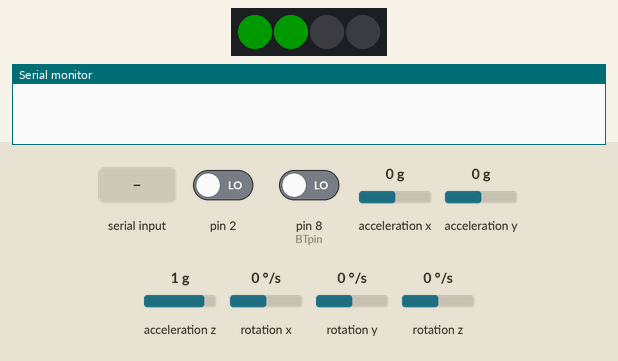
Simulated run of this sketch. Board: Arduino Uno, built with avr-gcc and run on an emulated ATmega328P. On the bench: 4 RGB LEDs in strip order, left to right, the last lines printed to the serial monitor. The test bench sets the inputs (shaded band); at power-on: acceleration y 0 g, acceleration z 1 g, pin 2 LOW, pin 8 (BTpin) LOW, acceleration x 0 g, rotation x 0 °/s, rotation y 0 °/s, rotation z 0 °/s. Dim RGB values are drawn brighter than linear; the local clock reads 2024-03-15 10:24:30 at power-on unless the sketch sets it; storage starts empty; the sensor or clock chip raises its interrupt line as the real part does.

Above: at 6.7 s.
6.8 s: "0," received over the second serial link
At 7.2 s:
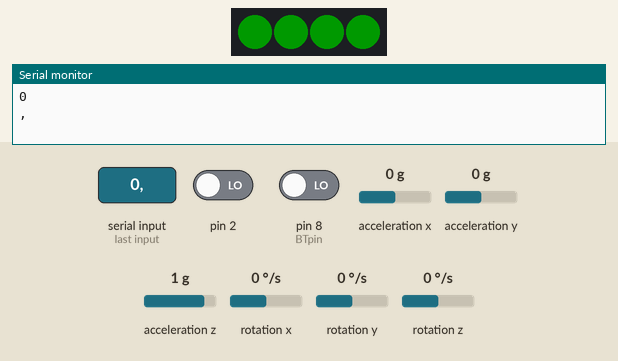
8.3 s: acceleration y set to -1.4 g
At 10.5 s:
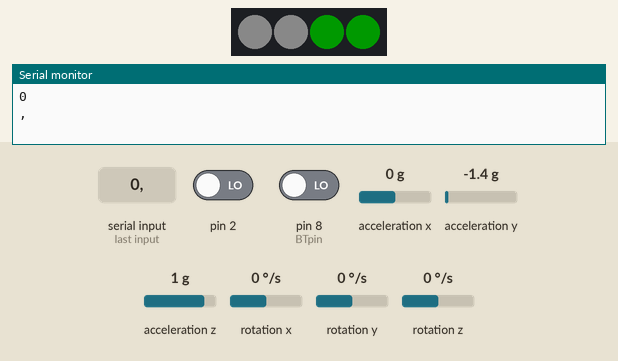
10.9 s: "1," received over the second serial link
At 11.9 s:
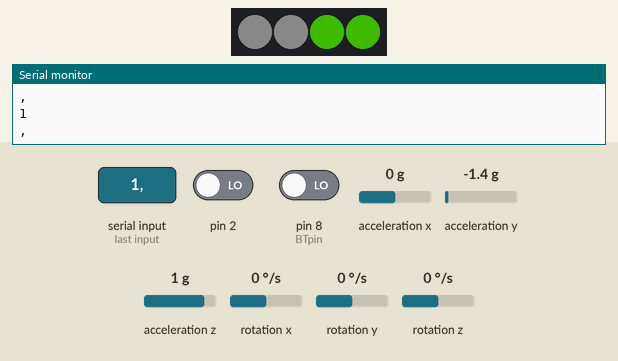
12.4 s: acceleration z set to 1.4 g
At 15.0 s:
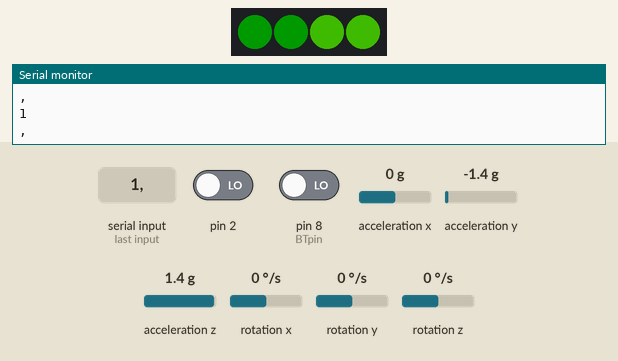
15.3 s: acceleration z set to -1.4 g
At 17.8 s:
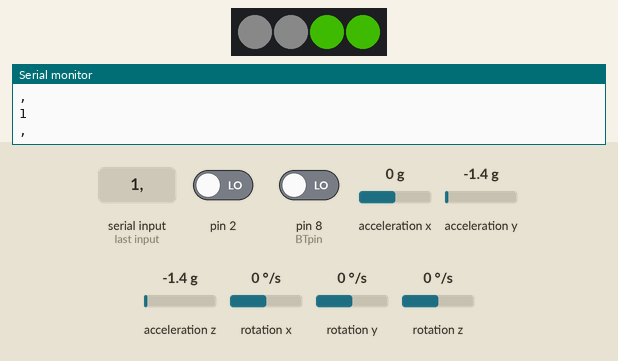
Timing chart, 0 to 19.3 s (numbered marks = the images above; inputs shaded):
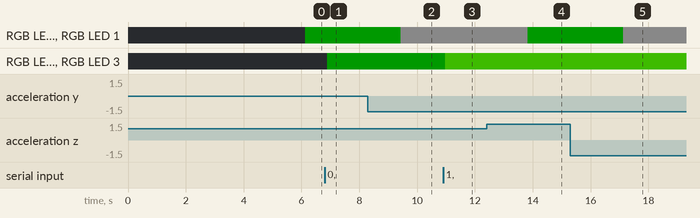

The sketch:

Led_strip_twice_ac.ino
```cpp
#include <SoftwareSerial.h>
#include <virtuabotixRTC.h>
#include "I2Cdev.h"
#include "SdFat.h"
#include <PololuLedStrip.h>

PololuLedStrip<9> ledStrip;
rgb_color colors[4];


#define SD_CS_PIN 10
SdFat SD;
File myFile;
#include "MPU6050_6Axis_MotionApps20.h"

MPU6050 mpu;

#define OUTPUT_READABLE_YAWPITCHROLL
#define OUTPUT_READABLE_REALACCEL

#define PIN_CLK 7
#define PIN_DAT 6
#define PIN_RST 5
virtuabotixRTC my_rtc(PIN_CLK, PIN_DAT, PIN_RST);

//for Bluetooth device
int BTpin = 8;
SoftwareSerial mySerial(4, 3); // RX, TX


// MPU control/status vars
bool dmpReady = false;  // set true if DMP init was successful
uint8_t mpuIntStatus;   // holds actual interrupt status byte from MPU
uint8_t devStatus;      // return status after each device operation (0 = success, !0 = error)
uint16_t packetSize;    // expected DMP packet size (default is 42 bytes)
uint16_t fifoCount;     // count of all bytes currently in FIFO
uint8_t fifoBuffer[64]; // FIFO storage buffer

// orientation/motion vars
Quaternion q;           // [w, x, y, z]         quaternion container
VectorInt16 aa;         // [x, y, z]            accel sensor measurements
VectorInt16 aaReal;     // [x, y, z]            gravity-free accel sensor measurements
VectorInt16 aaWorld;    // [x, y, z]            world-frame accel sensor measurements
VectorFloat gravity;    // [x, y, z]            gravity vector
//float euler[3];         // [psi, theta, phi]    Euler angle container
float ypr[3];           // [yaw, pitch, roll]   yaw/pitch/roll container and gravity vector
VectorInt16 realGyro;         // [x, y, z]            accel sensor measurements

//for classification
int i=0, MaxRoll, MinRoll, GapRoll, MaxYaw, MinYaw, GapYaw;
uint16_t  rest = 0, run = 0, stand = 0, walk = 0;
int roll[10], yaw[10];
int activity;

volatile bool mpuInterrupt = false;     // indicates whether MPU interrupt pin has gone high
void dmpDataReady() {
    mpuInterrupt = true;
}

int freeRam ()
{
  extern int __heap_start, *__brkval;
  int v;
  return (int) &v - (__brkval == 0 ? (int) &__heap_start : (int) __brkval);
}

// ================================================================
// ===                      INITIAL SETUP                       ===
// ================================================================

void setup() {
  // set the BTpin for input
   Serial.begin(9600);
   mySerial.begin(9600);
   pinMode(BTpin, INPUT);
   //seconds, minutes, hours, day of the week, day of the month, month, year
   //my_rtc.setDS1302Time(0,50,14,9,13,11,2018);

   // see if the card is present and can be initialized:
   if (!SD.begin(SD_CS_PIN)) {
      //Serial.println("SD failed");
      return;
    }
    Wire.begin();

  while (!Serial);
  // initialize device
    //Serial.println(F("Initializing I2C devices..."));
    mpu.initialize();

  // verify connection
  delay(3000);

  devStatus = mpu.dmpInitialize();

    // supply your own gyro offsets here, scaled for min sensitivity
    mpu.setXAccelOffset(-1771);
    mpu.setYAccelOffset(-310);
    mpu.setZAccelOffset(1394);
    mpu.setXGyroOffset(50);
    mpu.setYGyroOffset(34);
    mpu.setZGyroOffset(42);

  if (devStatus == 0) {
        // turn on the DMP, now that it's ready

        mpu.setDMPEnabled(true);

        // enable Arduino interrupt detection

        attachInterrupt(0, dmpDataReady, RISING);
        mpuIntStatus = mpu.getIntStatus();

        // set our DMP Ready flag so the main loop() function knows it's okay to use it

        dmpReady = true;

        // get expected DMP packet size for later comparison
        packetSize = mpu.dmpGetFIFOPacketSize();
    }
  // see if the card is present and can be initialized:
  delay(500);
  //freeRam ();
}


// ================================================================
// ===                    MAIN PROGRAM LOOP                     ===
// ================================================================

uint32_t timer = millis();
uint32_t SDtimer = millis();
uint32_t BLtimer = millis();

void loop() {
    my_rtc.updateTime();

  // if programming failed, don't try to do anything
    if (!dmpReady) return;

    // reset interrupt flag and get INT_STATUS byte
    mpuInterrupt = false;
    mpuIntStatus = mpu.getIntStatus();

    // get current FIFO count
    fifoCount = mpu.getFIFOCount();


    // check for overflow (this should never happen unless our code is too inefficient)
    if ((mpuIntStatus & 0x10) || fifoCount == 1024) {
        // reset so we can continue cleanly
        mpu.resetFIFO();
        //Serial.println(F("FIFO overflow!"));

    // otherwise, check for DMP data ready interrupt (this should happen frequently)
    } else if (mpuIntStatus & 0x02) {
        // wait for correct available data length, should be a VERY short wait
        while (fifoCount < packetSize) fifoCount = mpu.getFIFOCount();

        // read a packet from FIFO
        mpu.getFIFOBytes(fifoBuffer, packetSize);

        // track FIFO count here in case there is > 1 packet available
        // (this lets us immediately read more without waiting for an interrupt)
        fifoCount -= packetSize;
/********************************************SD card and bluetooth manipulation fuction*******************************************/


        #ifdef OUTPUT_READABLE_YAWPITCHROLL
           // display Euler angles in degrees
            mpu.dmpGetQuaternion(&q, fifoBuffer);
            mpu.dmpGetGravity(&gravity, &q);
            mpu.dmpGetYawPitchRoll(ypr, &q, &gravity);
//            Serial.print("ypr\t");
//            Serial.print(ypr[0] * 180/M_PI);
//            Serial.print("\t");
//            Serial.print(ypr[1] * 180/M_PI);
//            Serial.print("\t");
//            Serial.println(ypr[2] * 180/M_PI);


            //Serial.print("Gyro Y: "); Serial.println(gy_y);
            //Serial.print("Accl Y: "); Serial.println(ac_y);
            cls();
        #endif
    }
       if (digitalRead(BTpin)==HIGH){
                   if (SD.exists("test_2.txt")) {
                     myFile = SD.open("test_2.txt"); // open "file.txt" to read data
                      // Serial.println("--- Reading start ---");
                     while((myFile.available() != -1) && (myFile.available()>0)){
                         String sdactivity = myFile.readStringUntil(',');
                         String sdYears = myFile.readStringUntil(',');
                         String sdMonth = myFile.readStringUntil(',');
                         String sdDMonth = myFile.readStringUntil(',');
                         String sdHours = myFile.readStringUntil(',');
                         String sdMins = myFile.readStringUntil(',');
                         String sdSec = myFile.readStringUntil(',');
                         String behaf = myFile.readStringUntil('\n');

                         mySerial.print("[" + sdactivity + "," +  sdYears + "," +  sdMonth + "," +  sdDMonth + "," +  sdHours + "," +  sdMins + "," +  sdSec + "]\n");
                         delay(500);
                     } // close the file:
                     myFile.close();
                     SD.remove("test_2.txt");
                     delay(100);
                   } else {
                        if (BLtimer > millis())  BLtimer = millis();
                          if (millis() - BLtimer > 1000) {
                            BLtimer = millis(); // reset the timer
                            mySerial.print("[" + String(activity) + "]\n");
                          }
                   }
       }
       else{
        SDCARD_W(activity);
       }

      if (mySerial.available()){char inChar = (char)mySerial.read();
          Serial.println(inChar);
          if(inChar == '0'){HealthSetColor(0,25,0);}
          else if(inChar == '1'){HealthSetColor(25,75,0);}
      }
//

}

void SDCARD_W (int activity)
{
  if (SDtimer > millis())  SDtimer = millis();
     if (millis() - SDtimer > 1000) {
        SDtimer = millis(); // reset the timer
        myFile = SD.open("test_2.txt", FILE_WRITE);
        if(myFile)
        {
          myFile.print(activity);
          myFile.print(",");
          myFile.print(my_rtc.year);
          myFile.print(",");
          myFile.print(my_rtc.month);
          myFile.print(",");
          myFile.print(my_rtc.dayofmonth);
          myFile.print(",");
          myFile.print(my_rtc.hours);
          myFile.print(",");
          myFile.print(my_rtc.minutes);
          myFile.print(",");
          myFile.print(my_rtc.seconds);
          myFile.print(",");
          myFile.println(0);
          myFile.close();
        }
     }
  }


/********************************************activity led fuction******************************************************/
void ActivitySetColor(int red1, int green1, int blue1)
{
  rgb_color color;
  color.red = red1;
  color.green = green1;
  color.blue = blue1;

    // Update the colors buffer.
      for(uint16_t i = 0; i < 2; i++)
      {
        colors[i] = color;
      }
      // Write to the LED strip.
      ledStrip.write(colors, 4);
}

/********************************************health led fuction******************************************************/
void HealthSetColor(int red1, int green1, int blue1)
{
  rgb_color color;
  color.red = red1;
  color.green = green1;
  color.blue = blue1;

    // Update the colors buffer.
      for(uint16_t i = 2; i < 4; i++)
      {
        colors[i] = color;
      }
      // Write to the LED strip.
      ledStrip.write(colors, 4);
}

/********************************************Classification fuction******************************************************/
void cls()
{
    if (timer > millis())  timer = millis();
     if (millis() - timer > 10) {
        timer = millis(); // reset the timer
            roll[i] = ypr[2] * 180/M_PI;
            yaw[i] = ypr[1] * 180/M_PI;
            //Serial.print("Gyro Y: "); Serial.println(gy_y);
            //Serial.print("Accl Y: "); Serial.println(ac_y);
            i++;
             if(i == 10 ) {
               MaxRoll = roll[0];
               MinRoll = roll[0];
               MaxYaw = yaw[0];
               MinYaw = yaw[0];
               for(int j = 0 ; j < 10; j++){
                  if(MaxRoll < roll[j]) MaxRoll = roll[j];
                  if(MinRoll > roll[j]) MinRoll = roll[j];
                  if(MaxYaw < yaw[j]) MaxYaw = yaw[j];
                  if(MinYaw > yaw[j]) MinYaw = yaw[j];
                  if(roll[j] > 45 || roll[j] < -45) rest =rest + 1;
               }

               GapRoll = MaxRoll - MinRoll;
               GapYaw = MaxRoll - MinRoll;
               if(rest == 10) { activity = 3; ActivitySetColor(10, 10, 10);  GapRoll = -1; stand = 0; walk = 0; run = 0;} //resting
               if((GapRoll>=0 && GapRoll <=10) && (GapYaw>=0 && GapYaw <=10)) { stand++; if(stand >= 2){activity = 2; stand = 0; walk = 0; run = 0; ActivitySetColor(0, 25, 0); }} //standing
               if((GapRoll <40 && GapRoll >10) && (GapYaw <40 && GapYaw >10)) { walk++; if(walk >= 2){activity = 1; stand = 0; walk = 0; run = 0; ActivitySetColor(0, 0, 25); }} //walking
               if(GapRoll >= 40 && GapYaw >= 40)  {run++; if(run >= 2){activity = 0; stand = 0; walk = 0; run = 0; ActivitySetColor(25, 0, 0); }} //running
               i = 0;
               rest = 0;
             }
             delay(98);
     }
}
```

Measured:
- after the input at 6.8 s, RGB LED 2, RGB LED 3: off → RGB(0, 25, 0) after 0.09 s
- after the input at 8.3 s, RGB LED 0, RGB LED 1: RGB(0, 25, 0) → RGB(10, 10, 10) after 1.1 s
- after the input at 10.9 s, RGB LED 2, RGB LED 3: RGB(0, 25, 0) → RGB(25, 75, 0) after 0.07 s
- after the input at 12.4 s, RGB LED 0, RGB LED 1: RGB(10, 10, 10) → RGB(0, 25, 0) after 1.4 s
- after the input at 15.3 s, RGB LED 0, RGB LED 1: RGB(0, 25, 0) → RGB(10, 10, 10) after 1.8 s
